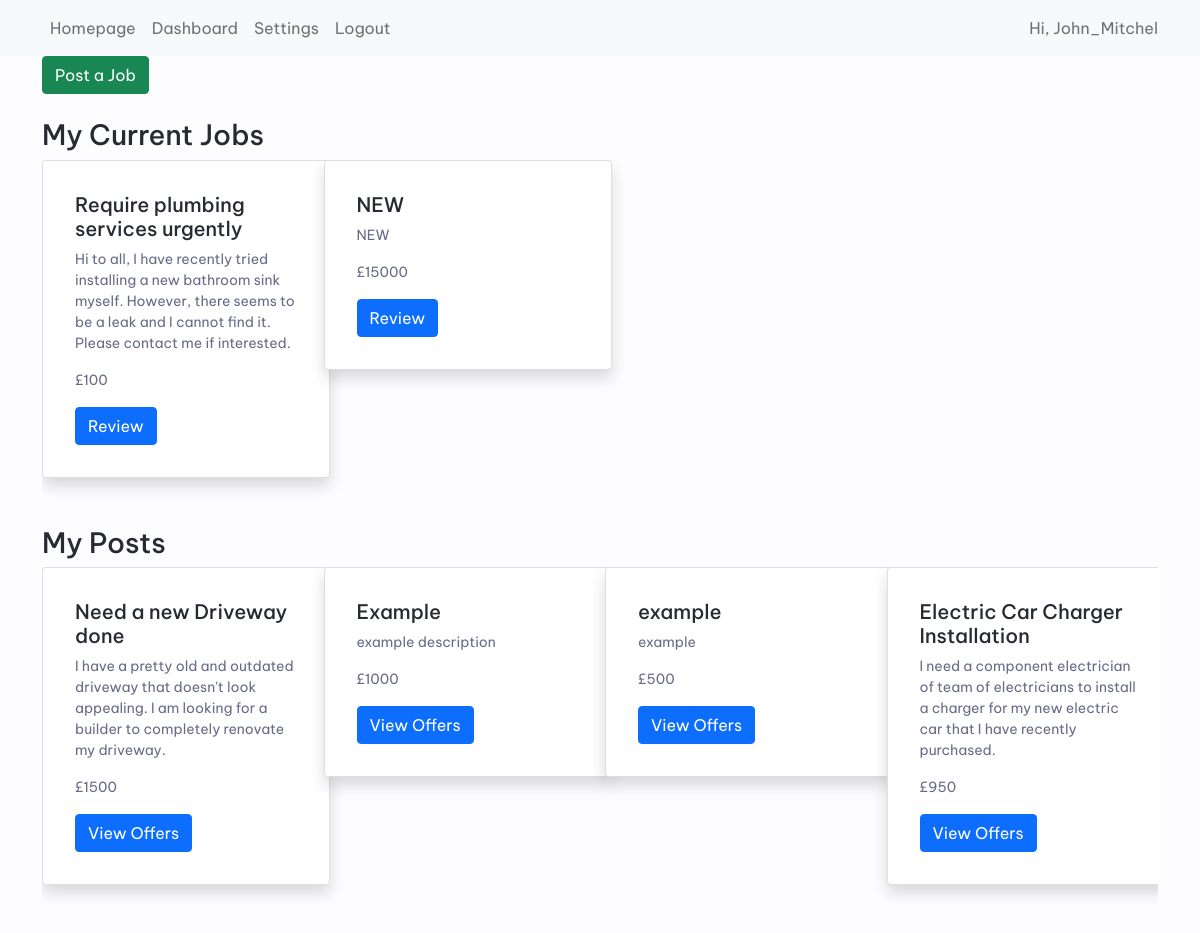
Page /dashboard/ (signed in) on the committed database.
### app1/models.py (models this page shows, shortened)
class User(AbstractUser):
    pass

class Job(models.Model):
    id = models.IntegerField(primary_key=True, editable=False)
    offer = models.OneToOneField(Offer, related_name='jobs', on_delete=models.DO_NOTHING)
    post = models.OneToOneField(JobPost, related_name='jobs', on_delete=models.DO_NOTHING)
    customer = models.ForeignKey(User, related_name='customer_jobs', on_delete=models.DO_NOTHING) ## this user is the customer
    isOngoing = models.BooleanField(default=True)
    isReviewed = models.BooleanField(default=False)
    builder = models.ForeignKey(User, related_name='builder_jobs', on_delete=models.DO_NOTHING)

class JobPost(models.Model):
    userID = models.ForeignKey(User, related_name="posts", on_delete=models.CASCADE)
    budget = models.IntegerField()
    title = models.CharField(max_length=100)
    description = models.TextField()
    jobCategory = models.ForeignKey(JobCategory, on_delete=models.CASCADE)
    accepted = models.BooleanField(default=False)
    finished = models.BooleanField(default=False)
    lat = models.FloatField(default=0)
    lng = models.FloatField(default=0)
    placeID = models.CharField(max_length = 250, null=True)
    location = models.CharField(max_length=100)
    actualMileageVal = models.FloatField(default=0)

### app1/views.py (the view, shortened to what this page needs)
# urls.py: path('dashboard/', views.dashboardView, name="dashboard"),
def dashboardView(request):
    posts = JobPost.objects.all()
    userprofile = request.user.userprofile
    form = JobForm()
    return render(request, './dashboard.html', {"form":form, "userprofile":userprofile, "posts":posts})

### app1/models.py (called while the page is built)
    def __str__(self):
        return self.name

### app1/templates/dashboard.html (shortened to what this page needs)
{% extends './base.html' %}
{% block content %}
{% load crispy_forms_tags %}
{% load static %}
<link rel="stylesheet" href="{% static 'app1/base.css' %}"/>
{% if user.is_authenticated %}
{% if userprofile.isCustomer %}
<button type="button" class="btn btn-success" data-bs-toggle="modal" data-bs-target="#createModal">
Post a Job
</button>
<br></br>
<h3>My Current Jobs</h3>
<div class = "owl-carousel owl-theme" id = "owl-one">
{% for job in request.user.customer_jobs.all %}
<div class="card shadow p-3 mb-5 bg-white rounded" style="width: 18rem;">
  <div class="card-body">
    <h5 class="card-title">{{job.post.title}}</h5>
    <p class="card-text">{{job.post.description}}</p>
    <p class="card-text">£{{job.post.budget}}</p>
    {% if job.isOngoing == True %}
    <a href="{% url 'conversation' request.user.id job.builder.id %}" class="btn btn-primary">Message</a>
    <br></br>
    <form method="POST" >
        {% csrf_token %}
    <button type="submit" class="btn btn-primary" onclick = "completeJob('{{job.id}}')">Mark as completed</button>
    </form>
    {% else %}
    <a href="{% url 'review' job.id %}" class="btn btn-primary">Review</a>
    {% endif %}
  </div>
</div>
{% empty %}
<p>No jobs</p>
{% endfor %}
</div>
<h3>My Posts</h3>
<div class = " owl-carousel owl-theme" id = "owl-two">
{% for post in request.user.posts.all %}
{% if post.accepted == False %}
<div class="card shadow p-3 mb-5 bg-white rounded" style="width: 18rem;">
  <div class="card-body">
    <h5 class="card-title">{{post.title}}</h5>
    <p class="card-text">{{post.description}}</p>
    <p class="card-text">£{{post.budget}}</p>
    <a href="{% url 'joboffers' post.id%}" class="btn btn-primary">View Offers</a>
  </div>
</div>
{% endif %}
{% empty %}
<p>No posts</p>
{% endfor %}
</div>
{% endif %}
{% endif %}
{% endblock %}

### app1/templates/base.html (shortened to what this page needs)
{% load static %}
<!doctype html>
<html lang="en">
    <head>
        <link href="https://cdn.jsdelivr.net/npm/bootstrap@5.1.3/dist/css/bootstrap.min.css" rel="stylesheet">
        <link rel="stylesheet" href="https://cdnjs.cloudflare.com/ajax/libs/OwlCarousel2/2.3.4/assets/owl.theme.default.css" />
        <link rel="stylesheet" href="https://cdnjs.cloudflare.com/ajax/libs/OwlCarousel2/2.3.4/assets/owl.carousel.min.css" />
        <link rel="stylesheet" href="{% static 'app1/base.css' %}">
    </head>
    <body>
        <header class="site-header">
        <nav class="navbar navbar-expand-lg navbar-light bg-light">
          <div class="container">
            <ul class="navbar-nav mr-auto">
                {% if user.is_authenticated %}
                <li class="nav-item">
                  <a class="nav-link" href="{% url 'homepage' request.user.id %}">Homepage</a>
                </li>
                <li class="nav-item">
                  <a class="nav-link" href="{% url 'dashboard' %}">Dashboard</a>
                </li>
                <li class="nav-item">
                  <a class="nav-link" href="{% url 'add_categories' %}">Settings</a>
                </li>
                <li>
                    <a class="nav-item nav-link" href="{% url 'logout' %}">Logout</a>
                </li>
            {% else %}
                    <a class="nav-item nav-link" href="{% url 'login' %}">Login</a>
                    <a class="nav-item nav-link" href="{% url 'signup' %}">Sign up</a>
            {% endif %}
            </ul>
            {% if user.is_authenticated %}
            <span class="navbar-text">
              Hi, {{user.username}}
            </span>
            {% endif %}
          </div>
        </nav>
        </header>
        <section class="container">
        {% block content %}
        {% endblock %}
        </section>
    </body>
</html>

### app1/static/app1/base.css (style rules this page uses)
:root { --c-text-primary: #282a32; --c-text-secondary: #686b87; --c-text-action: #404089; --c-accent-primary: #434ce8; --c-border-primary: #eff1f6; --c-background-primary: #ffffff; --c-background-secondary: #fdfcff; --c-background-tertiary: #ecf3fe; --c-background-quaternary: #e9ecf4; }
.card-body { background-color: #ffffff;; box-shadow: 0 3px 3px 0 rgba(#000, 0.05), 0 5px 15px 0 rgba(#000, 0.05); }
p { color: var(--c-text-secondary); font-size: 0.875rem; margin-top: 0.25rem; margin-bottom: 1rem; }
body { line-height: 1.5; min-height: 100vh; font-family: "Be Vietnam Pro", sans-serif; background-color: var(--c-background-secondary); color: var(--c-text-primary); }
a { display: block; float: left; }

### rows in the picture
User: username "John_Mitchel"
Job: post "Require plumbing services urgently", post.description "Hi to all, I have recently tried installing a new bathroom sink myself. However, there seems to be a leak and I cannot find it. Please contact me if interested.", post.budget "100", isOngoing "Review"
Job: post "NEW", post.description "NEW", post.budget "15000", isOngoing "Review"
JobPost: title "Need a new Driveway done", description "I have a pretty old and outdated driveway that doesn't look appealing. I am looking for a builder to completely renovate my driveway.", budget "1500"
JobPost: title "Example", description "example description", budget "1000"
JobPost: title "example", description "example", budget "500"
JobPost: title "Electric Car Charger Installation", description "I need a component electrician of team of electricians to install a charger for my new electric car that I have recently purchased.", budget "950"
